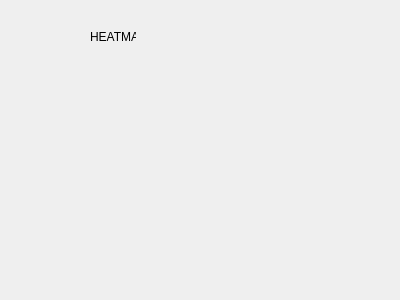
<?xml version="1.0" encoding="UTF-8"?>
<ui version="4.0">
 <class>HeatmapperWindow</class>
 <widget class="QDialog" name="HeatmapperWindow">
  <property name="geometry">
   <rect>
    <x>0</x>
    <y>0</y>
    <width>400</width>
    <height>300</height>
   </rect>
  </property>
  <property name="windowTitle">
   <string>Dialog</string>
  </property>
  <widget class="QLabel" name="bgImage">
   <property name="geometry">
    <rect>
     <x>140</x>
     <y>90</y>
     <width>191</width>
     <height>171</height>
    </rect>
   </property>
   <property name="text">
    <string/>
   </property>
  </widget>
  <widget class="QLabel" name="label">
   <property name="geometry">
    <rect>
     <x>90</x>
     <y>30</y>
     <width>46</width>
     <height>13</height>
    </rect>
   </property>
   <property name="text">
    <string>HEATMAP</string>
   </property>
  </widget>
 </widget>
 <resources/>
 <connections/>
</ui>
